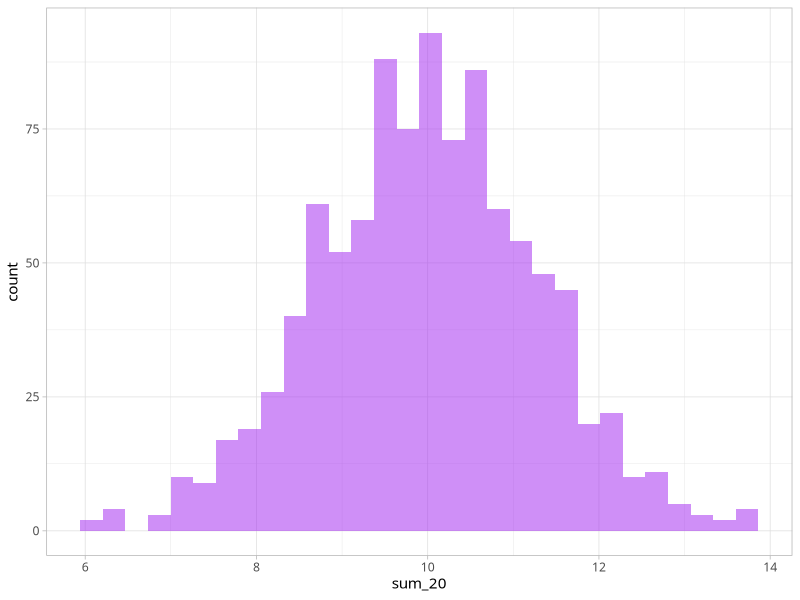

Write R code to recreate this figure.
## ---- chunk 1
library(tidyverse)
theme_set(theme_light(base_family = "Avenir Next Condensed"))
## ---- chunk 2
x <- rnorm(100000, mean = 0, sd = 1)
mean_x <- mean(x)
sd_x <- sd(x)
mean_x
sd_x
## ---- chunk 3
within_sd <- x[x >= mean_x - sd_x & x <= mean_x + sd_x]
length(within_sd) / length(x)
## ---- chunk 4
within_sd <- x[x >= mean_x - 2*sd_x & x <= mean_x + 2*sd_x]
length(within_sd) / length(x)
## ---- chunk 5
abv_mean <- x[x > mean_x]
length(abv_mean) / length(x)
## ---- chunk 6
abv_mean <- x[x < mean_x]
length(abv_mean) / length(x)
## ---- chunk 7
quantile(x)
## ---- chunk 8
quantile(x, probs=c(0.005,0.995))
## ---- chunk 9
betw_check <- x[x < 2.576 & x > -2.576]
length(betw_check) / length(x)
## ---- chunk 10
sims <- tibble(trial = 1:1000) |> 
  rowwise() |> 
  mutate(sum_20 = sum(runif(n = 20, min = 0, max = 1)))

ggplot(sims, aes(x=sum_20)) +
  geom_histogram(fill="purple", alpha=0.5)
## ---- chunk 11
sd(sims$sum_20)  # Literal standard error
sqrt(20/12)  # Formula standard error
## ---- chunk 12
# last time from GSS we got ~.33 estimate of the proportion conservative
# how confident should we be in this estimate?

# set up simulation "dresser"
set.seed(123)
est_prop <- .33
num_sims <- 10000 # how many do I want to do?
svy_size <- 30  # number of people in each "poll" SWITCHED TO 30

sims <- tibble(sim_num = 1:num_sims) |> 
  uncount(svy_size)

# do the sims
sims <- sims |> 
  mutate(conservative = rbinom(num_sims*svy_size, 1, est_prop)) |> 
  group_by(sim_num) |> 
  summarize(prop = mean(conservative))

std_error <- sqrt((1/3) * (2/3) / svy_size)
2*std_error  # 95% CI should be ~2 standard errors from 0.33

lower_bound95 <- quantile(sims$prop, .05)
upper_bound95 <- quantile(sims$prop, .95)
ci95 <- c(lower_bound95, upper_bound95)
ci95
c(.33 - 2*std_error, .33 + 2*std_error)
